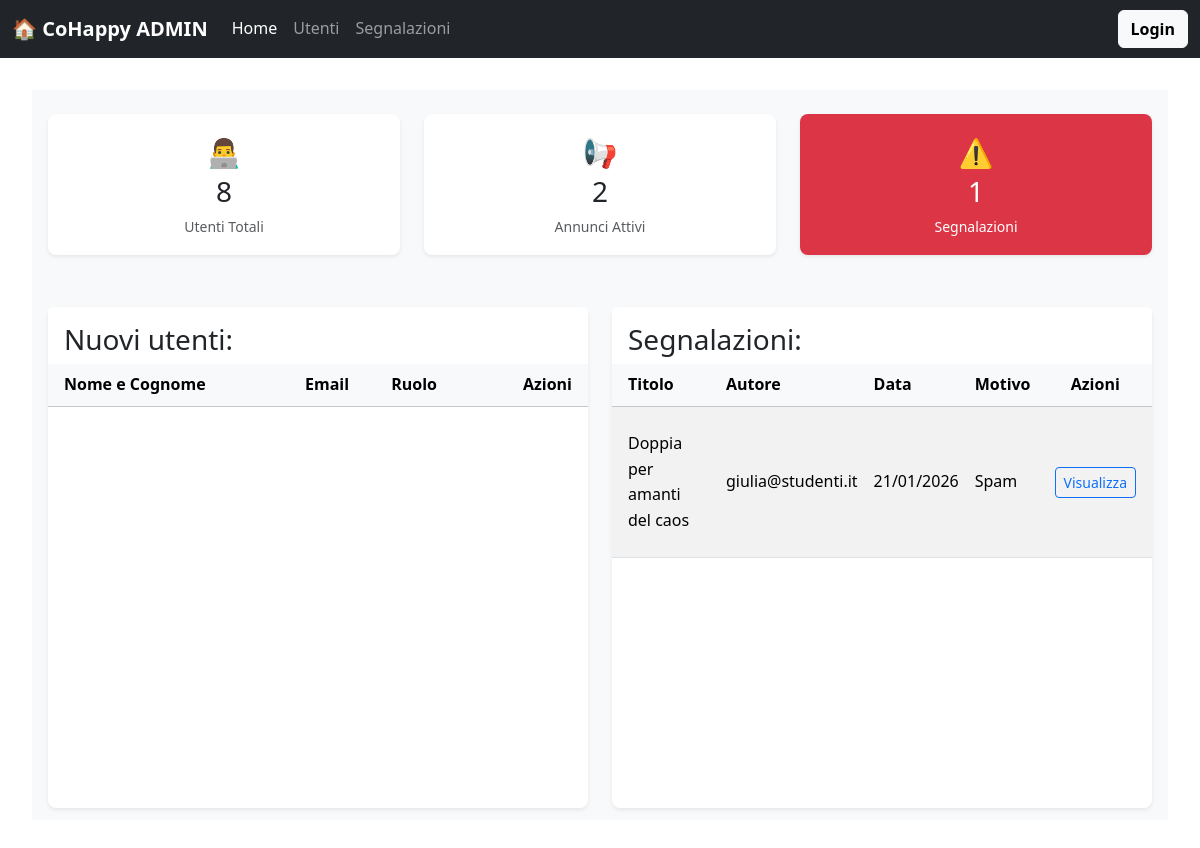
/superadmin.php, run on an earlier commit of the app's database.
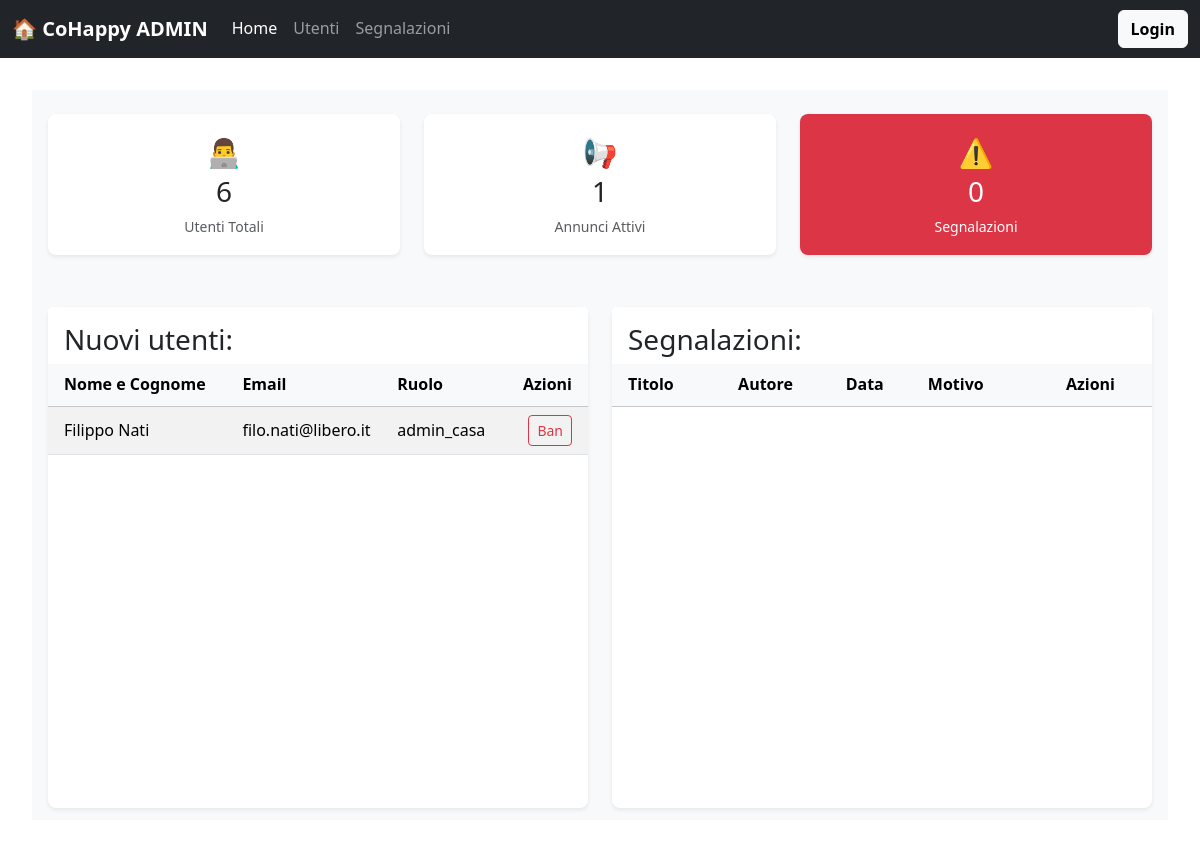
And on a later commit of the database.
### tables this page shows
CREATE TABLE `segnalazioni` (
  `id_segnalazione` int(11) NOT NULL,
  `id_autore` int(11) NOT NULL,
  `id_annuncio_segnalato` int(11) DEFAULT NULL,
  `id_utente_segnalato` int(11) DEFAULT NULL,
  `motivo` varchar(255) NOT NULL,
  `descrizione` text DEFAULT NULL,
  `stato` enum('aperta','in_lavorazione','risolta','archiviata') DEFAULT 'aperta',
  `data_segnalazione` timestamp NOT NULL DEFAULT current_timestamp()
);

CREATE TABLE `annunci` (
  `id_annuncio` int(11) NOT NULL,
  `titolo` varchar(255) NOT NULL,
  `descrizione` text DEFAULT NULL,
  `prezzo` decimal(10,2) DEFAULT NULL,
  `luogo` varchar(255) DEFAULT NULL,
  `id_utente` int(11) DEFAULT NULL,
  `immagine` varchar(255) DEFAULT 'img/nophoto.png',
  `data_pubblicazione` timestamp NOT NULL DEFAULT current_timestamp(),
  `isActive` tinyint(1) NOT NULL DEFAULT 1
);

CREATE TABLE `utenti` (
  `id_utente` int(11) NOT NULL,
  `nome` varchar(100) NOT NULL,
  `cognome` varchar(100) NOT NULL,
  `email` varchar(150) NOT NULL,
  `password` varchar(255) NOT NULL,
  `ruolo` enum('studente','admin_casa','super_admin') DEFAULT 'studente',
  `foto_profilo` varchar(255) DEFAULT 'default_user.png',
  `id_casa` int(11) DEFAULT NULL,
  `punti` int(11) DEFAULT 0,
  `dataIscrizione` date NOT NULL DEFAULT curdate(),
  `token_scadenza` datetime DEFAULT NULL,
  `recovery_token` varchar(255) DEFAULT NULL
);

### superadmin.php (called while the page is built)
<?php
require_once 'bootstrap.php';
$templateParams["titolo"] = "CoHappy - ADMIN";
$templateParams["nome"] = "admin_index_template.php";
$templateParams["numUtenti"] = $dbh->countUsers();
$templateParams["numAnnunciAtt"] = $dbh->countAd();
$templateParams["numSegnalazioniAtt"] = $dbh->countReports();
$templateParams["UtentiOggi"] = $dbh->getNewUsersToday();
$templateParams["AnnunciSegnalati"] = $dbh->getSegnalazioni();
require 'template\base_admin.php';
?>

### db/database.php (called while the page is built, shortened)
<?php
class DatabaseHelper {
    private $db;
    public function __construct($servername, $username, $password, $dbname, $port) {
        $this->db = new mysqli($servername, $username, $password, $dbname, $port);
    }
    public function getNewUsersToday(){
        $query = "SELECT * FROM utenti WHERE dataIscrizione = CURDATE()";
        $result = $this->db->query($query);
        return $result->fetch_all(MYSQLI_ASSOC);
    }
    public function countUsers(){
        return $this->db->query("SELECT COUNT(*) as totale FROM utenti")->fetch_assoc()["totale"];
    }
    public function countAd(){
        return $this->db->query("SELECT COUNT(*) as totale FROM annunci WHERE isActive=1")->fetch_assoc()["totale"];
    }
    public function countReports(){
        return $this->db->query("SELECT COUNT(*) as totale FROM segnalazioni WHERE stato='aperta'")->fetch_assoc()["totale"];
    }
    public function getSegnalazioni($stato = 'aperta') {
        $query = "SELECT s.*, u_rep.email as email_autore, a.titolo as titolo_annuncio, a.id_utente as id_creatore_annuncio, u_cre.email as email_creatore_annuncio
                  FROM segnalazioni s
                  LEFT JOIN utenti u_rep ON s.id_autore = u_rep.id_utente
                  LEFT JOIN annunci a ON s.id_annuncio_segnalato = a.id_annuncio
                  LEFT JOIN utenti u_cre ON a.id_utente = u_cre.id_utente
                  WHERE s.stato = ?
                  ORDER BY s.data_segnalazione DESC";
        $stmt = $this->db->prepare($query);
        $stmt->bind_param('s', $stato);
        $stmt->execute();
        return $stmt->get_result()->fetch_all(MYSQLI_ASSOC);
    }
}
?>

### bootstrap.php (called while the page is built, shortened)
<?php
require_once("db/database.php");
$dbh = new DatabaseHelper("localhost", "root", "", "cohappy_db", 3306);
?>

### template/admin_index_template.php (the view, shortened to what the changed rows need)
<div class="d-flex flex-column bg-light layout-smart">
    <div class="pt-4 px-3 pb-3 flex-shrink-0">
        <div class="row">
            <div class="col-md-4 mb-2">
                <div class="card text-center p-3 shadow-sm border-0">
                    <div class="fs-3">👨‍💻</div>
                    <div class="card-title"><h3 class="m-0"><?php echo $templateParams["numUtenti"]; ?></h3></div>
                    <div class="text-muted small">Utenti Totali</div>
                </div>
            </div>
            <div class="col-md-4 mb-2">
                <div class="card text-center p-3 shadow-sm border-0">
                    <div class="fs-3">📢</div>
                    <div class="card-title"><h3 class="m-0"><?php echo $templateParams["numAnnunciAtt"]; ?></h3></div>
                    <div class="text-muted small">Annunci Attivi</div>
                </div>
            </div>
            <div class="col-md-4 mb-2">
                <div class="card text-center p-3 shadow-sm border-0 bg-danger text-white">
                    <div class="fs-3">⚠️</div>
                    <div class="card-title"><h3 class="m-0"><?php echo $templateParams["numSegnalazioniAtt"]; ?></h3></div>
                    <div class="small">Segnalazioni</div>
                </div>
            </div>
        </div>
    </div>
    <div class="px-3 pb-3 flex-grow-1 d-flex flex-column" style="min-height: 0;">
        <div class="row h-100">
            <div class="col-md-6 h-100 mt-1">
                <div class="card shadow-sm border-0 h-100 d-flex flex-column">
                    <div class="card-header bg-white border-0 pt-3 px-3 flex-shrink-0">
                        <h3 class="card-title m-0">Nuovi utenti:</h3>
                    </div>
                    <div class="card-body p-0 overflow-auto tabella-smart">
                        <table class="table table-hover table-striped mb-0">
                            <thead class="table-light" style="position: sticky; top: 0; z-index: 10;">
                                <tr>
                                    <th class="px-3">Nome e Cognome</th>
                                    <th>Email</th>
                                    <th>Ruolo</th>
                                    <th class="text-end px-3">Azioni</th>
                                </tr>
                            </thead>
                            <tbody>
                                <?php foreach($templateParams["UtentiOggi"] as $Utente):?>
                                <tr>
                                    <td class="px-3 align-middle">
                                        <?php echo $Utente["nome"]?> <?php echo $Utente["cognome"]?>
                                    </td>
                                    <td class="align-middle"><?php echo $Utente["email"]?></td>
                                    <td class="align-middle"><?php echo $Utente["ruolo"]?></td>
                                    <td class="text-end px-3 align-middle">
                                    <?php if($Utente['ruolo'] != 'super_admin'): ?>
                                    <form action="processa-segnalazione.php" method="POST" class="d-inline">
                                        <button type="submit" class="btn btn-outline-danger btn-sm" onclick="return confirm('⚠️ ATTENZIONE ⚠️\n\nStai per eliminare definitivamente <?php echo $utente['nome']; ?>.\n\nVerranno cancellati anche:\n- I suoi annunci\n- Le sue candidature\n- Le sue spese\n\nSei sicura di voler procedere?');">
                                            <i class="bi bi-person-x-fill"></i> Ban
                                        </button>
                                    </form>
                                    <?php else: ?>
                                        <span class="text-muted small"><i class="bi bi-shield-lock"></i> Protetto</span>
                                    <?php endif; ?>
                                </td>
                                </tr>
                                <?php endforeach; ?>
                            </tbody>
                        </table>
                    </div> </div>
            </div>
            <div class="col-md-6 h-100 mt-1">
                <div class="card shadow-sm border-0 h-100 d-flex flex-column">
                    <div class="card-header bg-white border-0 pt-3 px-3 flex-shrink-0">
                        <h3 class="card-title m-0">Segnalazioni:</h3>
                    </div>
                <div class="card-body p-0 overflow-auto tabella-smart">
                    <table class="table table-hover table-striped mb-0">
                        <thead class="table-light" style="position: sticky; top: 0; z-index: 10;">
                            <tr>
                                <th class="px-3">Titolo</th>
                                <th>Autore</th>
                                <th>Data</th>
                                <th>Motivo</th>
                                <th class="text-center px-3">Azioni</th>
                            </tr>
                        </thead>
                        <tbody>
                            <?php foreach($templateParams["AnnunciSegnalati"] as $segnalazione): ?>
                            <tr>
                                <td class="px-3 align-middle py-4" style="white-space: normal; word-wrap: break-word; max-width: 200px;">
                                    <?php echo $segnalazione["titolo_annuncio"]; ?>
                                </td>
                                <td class="align-middle py-4" style="white-space: normal; word-wrap: break-word; max-width: 200px;">
                                    <?php echo $segnalazione["email_autore"]; ?>
                                </td>
                                <td class="align-middle py-4" style="white-space: normal; word-wrap: break-word; max-width: 200px;">
                                    <?php echo date("d/m/Y", strtotime($segnalazione["data_segnalazione"])); ?>
                                </td>
                                <td class="align-middle py-4" style="white-space: normal; word-wrap: break-word; max-width: 200px;">
                                    <?php echo $segnalazione["motivo"]; ?>
                                </td>
                                    <td class="text-end px-3 align-middle">
                                        <button type="button" class="btn btn-sm btn-outline-primary" data-bs-toggle="modal" data-bs-target="#modalSegnalazioneHome<?php echo $segnalazione['id_segnalazione']; ?>">
                                            <i class="bi bi-eye"></i> Visualizza
                                        </button>
                                    </td>
                                </tr>
                                <?php endforeach; ?>
                            </tbody>
                        </table>
                    </div>
                </div>
            </div>
        </div>
    </div>
</div>

What changed in the data, as far as the page shows it:
removed segnalazioni: id_annuncio_segnalato.titolo "Doppia per amanti del caos", id_autore.email "giulia@studenti.it", data_segnalazione "21/01/2026", motivo "Spam"
now on this page (row edited): utenti: nome "Filippo", cognome "Nati", email "filo.nati@libero.it", ruolo "admin_casa"
Also different on the page:
$templateParams["numUtenti"]: "8" → "6"
$templateParams["numAnnunciAtt"]: "2" → "1"
$templateParams["numSegnalazioniAtt"]: "1" → "0"
